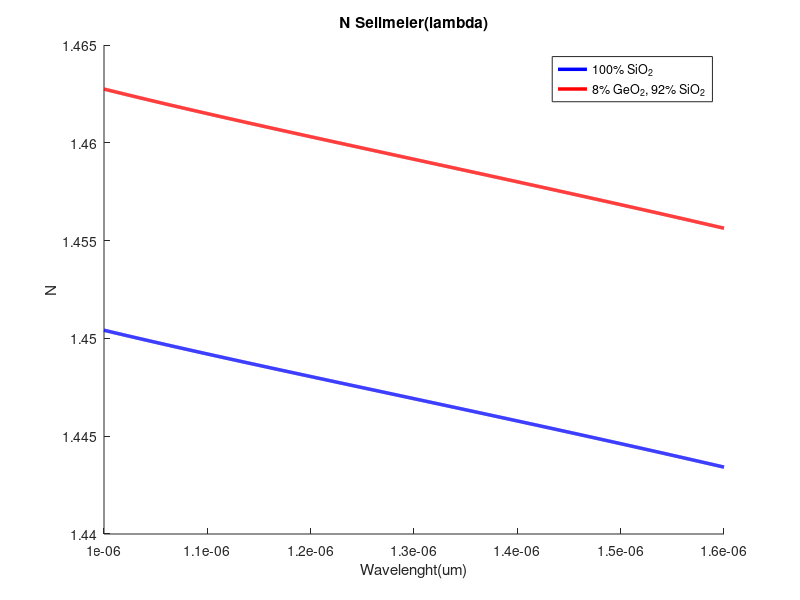

This figure's MATLAB source: (Note: this script raises an error after producing the figure.)
% Refractive index and group velocity calculation from Sellmeier equation
close all
clear all
clc

%% Variables declaration
mu0 = 4*pi*1e-7;                                    %%% Magnetic permeability
eps0 = 8.8542e-12;                                  %%% Electric permitivity
c=sqrt(mu0*eps0)^-1;                                %%% Light speed
Ai_SiO2 = [0.6961663, 0.4079426, 0.8974994];        %%% 100% SiO2 parameters
Ai_GeO2_SiO2 = [0.7136824, 0.4254807, 0.8964226];   %%% 8% GeO2, 92% SiO2 parameters
Lambdai_SiO2 = [0.0684043, 0.1162414, 9.8961609]*1e-6;      %%% 100% SiO2 wavelengths
Lambdai_GeO2_SiO2 = [0.0617167, 0.1270814, 9.8961614]*1e-6; %%% 8% GeO2, 92% SiO2 wavelengths

%%%%%%%%%%%%%%%%%%%%%%%%%%%
Points = 1000;
lambdamin = 1e-6;                                   %%% Minimum wavelenght
lambdamax = 1.6e-6;                                 %%% Maximum wavelenght
nSiO2 = zeros(1,Points);                            %%% NSiO2 empty variable
nGeO2_SiO2 = zeros(1,Points);                       %%% NGeO2_SiO2 empty variable
lambda = linspace(lambdamin,lambdamax,Points);      %%% Wavelenghts under study
omega = 2*pi*c./lambda;                             %%% Wavelenghts under study

%%%%%%%%%%%%%%%%%%%%%%%%%%%

%% Refractive index calculation

for i = 1:Points
    
    sum_1 = 0;
    sum_2 = 0;
    for j = 1:length(Ai_SiO2)
        sum_1 = sum_1 + Ai_SiO2(j)*...
            lambda(i)^2/...
            (lambda(i)^2 - Lambdai_SiO2(j)^2);
        
        sum_2 = sum_2 + Ai_GeO2_SiO2(j)*...
            lambda(i)^2/...
            (lambda(i)^2 - Lambdai_GeO2_SiO2(j)^2);
    end
    nSiO2(i) = sqrt(sum_1+1);
    nGeO2_SiO2(i) = sqrt(sum_2+1);

end
beta_SiO2 = 2*pi./lambda.*nSiO2;
beta_GeO2_SiO2 = 2*pi./lambda.*nGeO2_SiO2;

vgSiO2 = diff(omega)./diff(beta_SiO2);
vgGeO2_SiO2 = diff(omega)./diff(beta_GeO2_SiO2);

% k0_2_SiO2 = diff(omega,2)./diff(beta_SiO2,2);
% k0_2_GeO2_SiO2 = diff(omega,2)./diff(beta_GeO2_SiO2,2);
% 
% k0_3_SiO2 = diff(omega,3)./diff(beta_SiO2,3);
% k0_3_GeO2_SiO2 = diff(omega,3)./diff(beta_GeO2_SiO2,3);

%% Plots
%%%%%% Neff pure SiO2 and Ge-doped SiO2 %%%%%%
figure('Renderer', 'painters', 'Position', [400 50 900 700])
hold on
plot(lambda,nSiO2,'-b','LineWidth',2.5)
plot(lambda,nGeO2_SiO2,'-r','LineWidth',2.5)

%%% Other plot settings
title('N Sellmeier(lambda)');
xlabel('Wavelenght(um)');
ylabel('N');
axis([lambdamin lambdamax 1.44 1.465])
legend('100% SiO_2', '8% GeO_2, 92% SiO_2')
ax = gca;
ax.XAxis.Exponent = -6;
set(findall(gcf,'type','text'),'FontSize',30);
set(gca,'FontSize',30);
grid;
hold off;

%%%%%% Group velocity pure SiO2 and Ge-doped SiO2 %%%%%%
figure('Renderer', 'painters', 'Position', [400 50 900 700])
hold on
plot(lambda(2:end),vgSiO2,'-b','LineWidth',2.5)
plot(lambda(2:end),vgGeO2_SiO2,'-r','LineWidth',2.5)

%%% Other plot settings
title('Vgroup(lambda)');
xlabel('Wavelenght(um)');
ylabel('Vg');
axis([lambdamin lambdamax 2.03e8 2.055e8])
legend('100% SiO_2', '8% GeO_2, 92% SiO_2', 'Location', 'east')
ax = gca;
ax.XAxis.Exponent = -6;
ax.YAxis.Exponent = 8;
set(findall(gcf,'type','text'),'FontSize',30);
set(gca,'FontSize',30);
grid;
hold off;

% %%%%%% Second order dispersion pure SiO2 and Ge-doped SiO2 %%%%%%
% figure('Renderer', 'painters', 'Position', [400 50 900 700])
% hold on
% plot(lambda(2:end-1),k0_2_SiO2,'-b','LineWidth',2.5)
% plot(lambda(2:end-1),k0_2_GeO2_SiO2,'-r','LineWidth',2.5)
% 
% %%% Other plot settings
% title('Second order Dispersion');
% xlabel('Wavelenght(um)');
% ylabel('K_0´´');
% legend('100% SiO_2', '8% GeO_2, 92% SiO_2')
% ax = gca;
% set(findall(gcf,'type','text'),'FontSize',30);
% set(gca,'FontSize',30);
% grid;
% hold off;
% 
% %%%%%% Third´ order dispersion pure SiO2 and Ge-doped SiO2 %%%%%%
% figure('Renderer', 'painters', 'Position', [400 50 900 700])
% hold on
% plot(lambda(2:end-2),k0_3_SiO2,'-b','LineWidth',2.5)
% plot(lambda(2:end-2),k0_3_GeO2_SiO2,'-r','LineWidth',2.5)
% 
% %%% Other plot settings
% title('Third order Dispersion');
% xlabel('Wavelenght(um)');
% ylabel('K_0´´´');
% legend('100% SiO_2', '8% GeO_2, 92% SiO_2')
% ax = gca;
% set(findall(gcf,'type','text'),'FontSize',30);
% set(gca,'FontSize',30);
% grid;
% hold off;